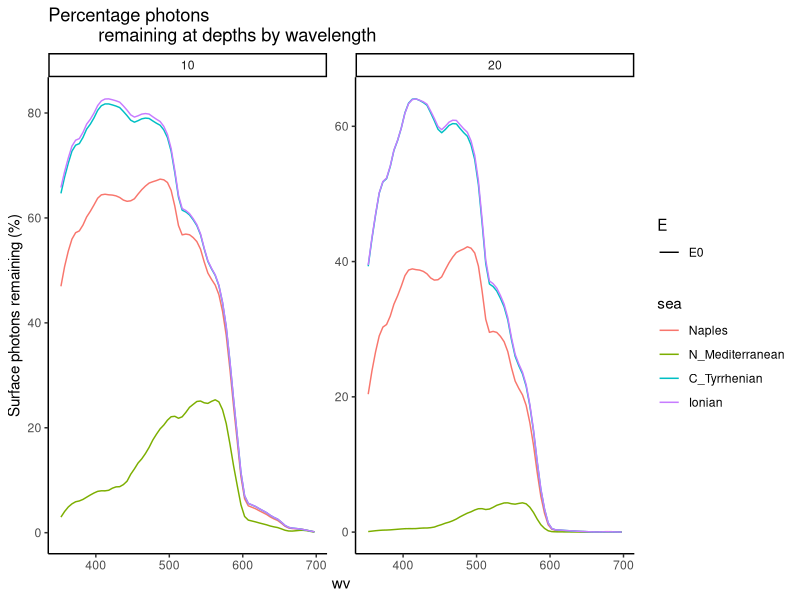
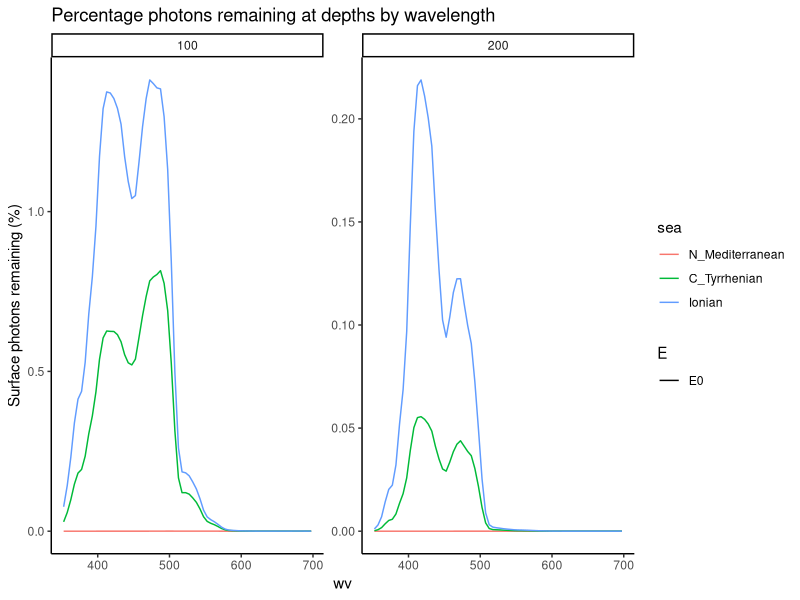
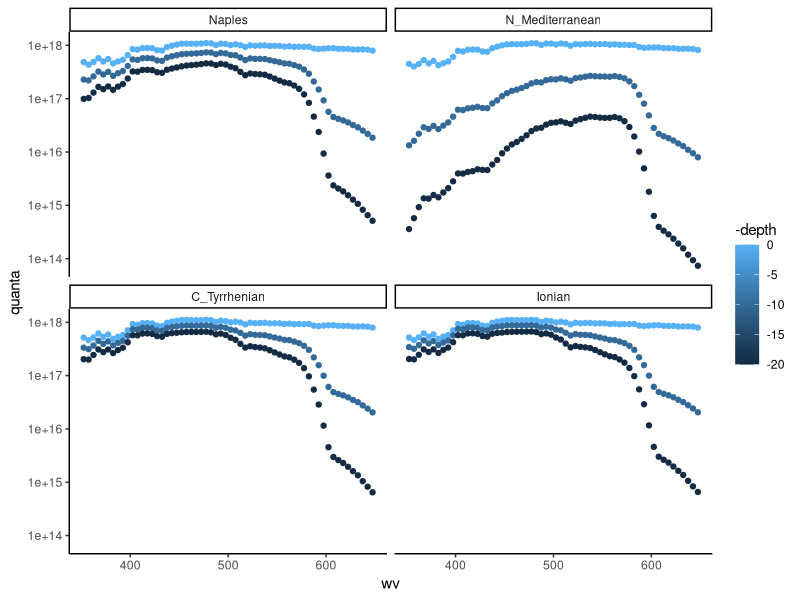
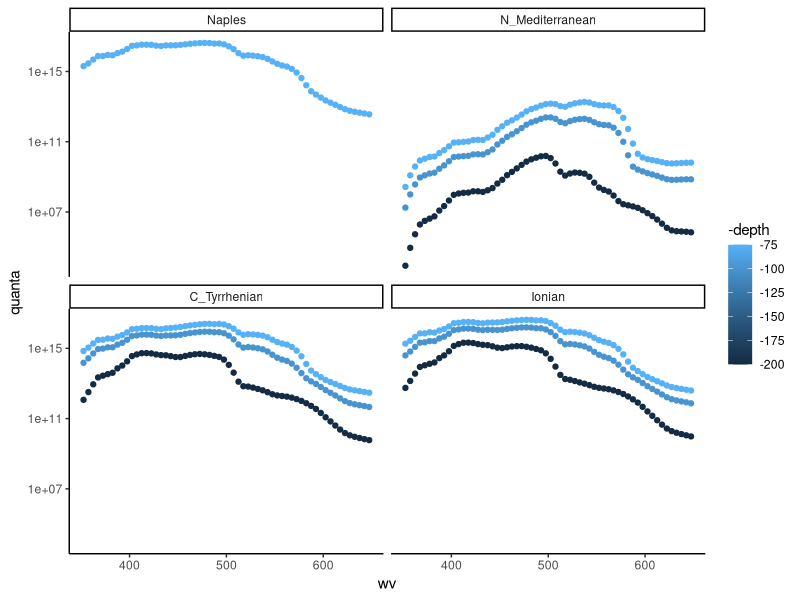
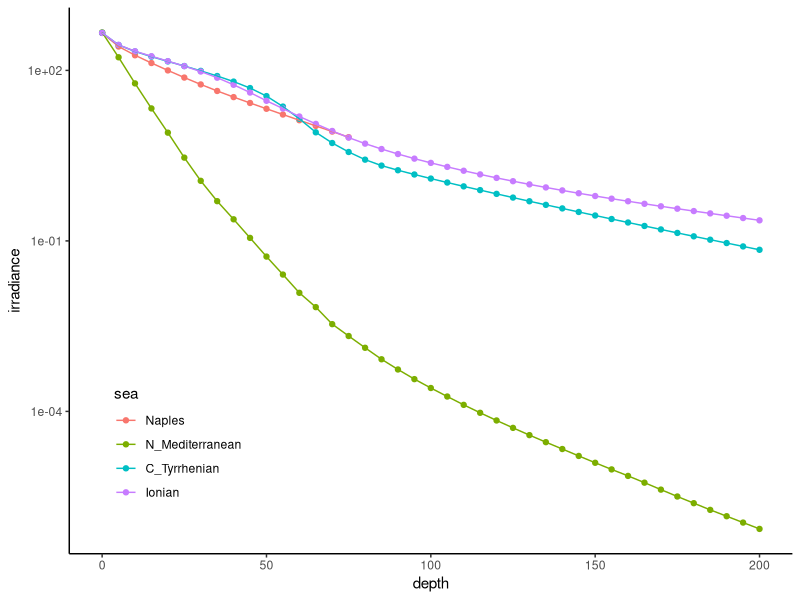

Generate these figures, in order, with R: (Note: this script raises an error after producing the figures.)
## ---- chunk 1
knitr::opts_chunk$set(echo = TRUE)
## ---- chunk 2
library('dplyr')
library('tidyr')
library('ggplot2')
## ---- chunk 3
#seq1 <- seq(from=0,to=75,by=5)
# E0_df <- readr::read_delim('MC_E0_R1F1.txt',delim=',')#,# col_names = c('wv',seq1),skip=1)
wide_sea <- readr::read_delim('light_level.csv',delim=';',col_types = "cfffn")

# colnames(E0_df)[1] <- 'wv' 
# #E0_df$`100` <- ( E0_df$`75` / E0_df$`50` ) * E0_df$`75`  # 25 m change at depth
# E0_df$`100` <- sqrt( E0_df$`75`/E0_df$`25`) * E0_df$`75` # 25 m change at depth
# E0_df$`125` <- ( E0_df$`75` / E0_df$`50` ) * E0_df$`100` # 25 m change at depth
# E0_df$`150` <- ( E0_df$`75` / E0_df$`50` ) * E0_df$`125` # 25 m change at depth
# head(E0_df)
## ---- chunk 4
wide_sea |> tidyr::pivot_longer(cols = "0":"200",names_to = "depth",
                                values_to = "umol") |> 
  drop_na(umol) -> water_cols
water_cols$depth <- as.numeric(water_cols$depth)

water_cols |>
  mutate(quanta = (umol/1e6) * 6.02214076e23 ) -> water_cols
## ---- chunk 5
water_cols <- droplevels( water_cols[water_cols$E == "E0",])
## ---- chunk 6
# propJoe <- function(umol,depth) {
#   prop <- 100*umol[depth==10]/umol[depth==0]
#   return(prop)
# }

water_cols |> group_by(sea,E,wv) |>
  filter(between(wv,300,700)) |>
  summarise(`10` = 100*umol[depth==10]/umol[depth==0],
            `20` = 100*umol[depth==20]/umol[depth==0],
            #`150` = 100*umol[depth==100]/umol[depth==0],
            #`200` = 100*umol[depth==200]/umol[depth==0] ,
            ) |>
    pivot_longer(cols= num_range("",0:200),names_to="depth",
                 values_to = "proportion" ) -> shallow
shallow$depth <- as.numeric(shallow$depth)

shallow |> 
  ggplot(aes(y=proportion,x=wv,color=sea)) + 
  facet_wrap(vars(depth),scales = "free_y") +
  geom_line(aes(linetype=E)) + 
  ggtitle('Percentage photons
          remaining at depths by wavelength') + theme_classic() +
  ylab('Surface photons remaining (%)') 
## ---- chunk 7
# propJoe <- function(umol,depth) {
#   prop <- 100*umol[depth==10]/umol[depth==0]
#   return(prop)
# }

water_cols |> group_by(sea,E,wv) |>
  filter(between(wv,300,700)) |>
  summarise(`100` = 100*umol[depth==100]/umol[depth==0],
            `200` = 100*umol[depth==200]/umol[depth==0] ,
            ) |>
    pivot_longer(cols= num_range("",0:200),names_to="depth", values_to = "proportion" ) -> deep
deep$depth <- as.numeric(deep$depth)

deep |> 
  ggplot(aes(y=proportion,x=wv,color=sea)) + 
  facet_wrap(vars(depth),scales = "free_y") +
  geom_line(aes(linetype=E)) + 
  ggtitle('Percentage photons remaining at depths by wavelength') + theme_classic() + ylab('Surface photons remaining (%)') 

# E0_df |>
#   filter(between(wv,300,700)) |>
#   mutate(light_left = 100*`100` / `0`) |>
#   ggplot(aes(y=light_left,x=wv)) + geom_line() + 
#   ggtitle('Percentage light remaining at 100 m depth from 300-700 nm') + theme_classic()
## ---- chunk 8
# E0_df |> tidyr::gather(key="depth",value="irrad",-'wv') |> 
#   group_by(depth,wv) |>
#   mutate(irrad_SD = round(sd(irrad),2),
#          quanta   = (irrad / 1e6) * 6.02214076e23
#          ) -> scalar_irrad_df
# scalar_irrad_df$depth <- as.numeric(scalar_irrad_df$depth)
# head(scalar_irrad_df)
## ---- chunk 9
water_cols |> group_by(E,sea) |>
  filter(E=='E0' & depth %in% c(0,10,20) & between(wv,350,650)) |>
 # filter(depth[depth%%2==0]) |>
  ggplot(aes(x=wv,y=quanta,color=-depth)) + geom_point() +
  theme_classic() + 
  scale_y_log10() + facet_wrap(vars(sea))#,scales = "free_y")
## ---- chunk 10
water_cols |> group_by(E,sea) |>
  filter(E=='E0' & depth %in% c(75,100,200) & between(wv,350,650)) |>
 # filter(depth[depth%%2==0]) |>
  ggplot(aes(x=wv,y=quanta,color=-depth)) + geom_point() +
  theme_classic() + 
  scale_y_log10() + facet_wrap(vars(sea))#,scales = "free_y")
## ---- chunk 11
# scalar_irrad_df |> group_by(depth) |>
#   filter(depth %in% c(0,5,10,25,50,75,100)) |>
#  # filter(depth[depth%%2==0]) |>
#   ggplot(aes(x=wv,y=irrad,color=-depth)) + geom_point() + theme_classic() #+
#   #scale_y_log10()
## ---- chunk 12
# scalar_irrad_df |> group_by(depth) |>
#   filter(between(wv,350,700)) |>
#   filter(depth %in% c(50,75,100)) |>
#  # filter(depth[depth%%2==0]) |>
#   ggplot(aes(x=wv,y=irrad,color=-depth)) + geom_point() + theme_classic() #+
#   #scale_y_log10()
## ---- chunk 13
# scalar_irrad_df |> group_by(depth) |>
#   filter(wv < 700) |>
#   filter(depth %in% 100) |>
#  # filter(depth[depth%%2==0]) |>
#   ggplot(aes(x=wv,y=irrad)) + geom_point() + 
#   geom_col(width=5,alpha=.5,fill="lightblue",col="yellow") +
#  # geom_smooth(method = "loess", span=0.1) + 
#   theme_classic()
## ---- chunk 14
# print(paste0('Percentage of photons below 400nm at 100 m depth: ',
#   signif(100 * sum(scalar_irrad_df$quanta[
#     scalar_irrad_df$wv < 400 & scalar_irrad_df$depth==100]) / 
#     sum(scalar_irrad_df$quanta[scalar_irrad_df$depth==0 & scalar_irrad_df$wv < 400]),
#   2),'%'))
## ---- chunk 15
water_cols |>
  group_by(sea,depth) |>
  filter(E=='E0', between(wv,400,700)) |>
  summarise(irradiance = signif(sum(umol*5),4)) -> tot_phot_irrad

head(tot_phot_irrad)
## ---- chunk 16
tot_phot_irrad |>
  ggplot(aes(x=depth,y=irradiance,colour=sea)) + geom_point() +
  geom_line() + scale_y_log10()  +
  theme_classic() + theme(legend.position = c(.15,.2))
## ---- chunk 17
print(paste(
  tot_phot_irrad$irradiance[tot_phot_irrad$depth==5 & 
                            tot_phot_irrad$sea=="Naples"],
  'umol m^-2 s^-1.'
))
## ---- chunk 18
print(paste(
  tot_phot_irrad$irradiance[tot_phot_irrad$depth==10 & 
                            tot_phot_irrad$sea=="Naples"],
  'umol m^-2 s^-1.'
))
## ---- chunk 19
print(paste(
  tot_phot_irrad$irradiance[tot_phot_irrad$depth==75 & 
                            tot_phot_irrad$sea=="Naples"],
  'umol m^-2 s^-1.'
))
## ---- chunk 20
print(paste(
  tot_phot_irrad$irradiance[tot_phot_irrad$depth==100 & 
                            tot_phot_irrad$sea=="Ionian"],
  'umol m^-2 s^-1.'
))
## ---- chunk 21
# scalar_irrad_df |> filter(between(wv,400,700)) |>
#   group_by(depth) |>
#   summarise(umol    = signif(5 * sum(irrad),2),
#             umol_sd = signif(5 * sd(irrad),1),
#             quanta  = signif(5 * sum(irrad/1e6)*6.02214076e23,3),
#             ) -> irrad_sum_df
# qplot(data=irrad_sum_df,depth,umol,main='Micromoles of quanta between 400 nm and 700 nm at increasing depth (m)') + theme_classic() #+ ylim(0,.2)
## ---- chunk 22
irrad2lux <- read.csv('spectral_irradiance_2_lux.csv')
head(irrad2lux)
## ---- chunk 23
h <- 6.62607015e-34 # Planck's constant
c <- 299792458e9    # speed of light in nm

water_cols |> #select(-irrad_SD) |>
  #mutate(quanta_in_5nm_bin = quanta * 5) |>
  mutate(W_in_5nm_bin = quanta * 5 * h * (c/wv) ) -> water_cols
## ---- chunk 24
bin10nm_fun <- function(wv) {
  bins_10nm <- seq(from=375,to=875,by=10)
  wv10nm <- bins_10nm[which.min(abs(bins_10nm - wv))]-5
  return(wv10nm)
}

water_cols |> 
  mutate(wv10nm = purrr::map_dbl(wv,bin10nm_fun)) -> water_cols
head(water_cols)
## ---- chunk 25
water_cols |> group_by(wv10nm,depth,sea) |> 
  summarise(W_in_10nm_bin = sum(W_in_5nm_bin),
            W_in_10nm_per_nm = W_in_10nm_bin/10,
            #quanta_in_10nm_bin = sum(quanta_in_5nm_bin)
            ) -> Watts_10nm_bin
head(Watts_10nm_bin)
## ---- chunk 26
Watts_10nm_bin |> group_by(sea) |>
  filter(depth == 0, between(wv10nm,380,780)) -> Watts_10nm_0m
Watts_10nm_0m$y_bar_lambda <- irrad2lux$y_bar_lambda
head(Watts_10nm_0m)
## ---- chunk 27
Watts_10nm_0m |> group_by(sea) |>
  mutate(lux = 637*(W_in_10nm_per_nm)*(y_bar_lambda*10),
        # klx = lux / 1000
         ) -> Watts_10nm_0m
head(Watts_10nm_0m)
## ---- chunk 28
sum(Watts_10nm_0m$klx) 
